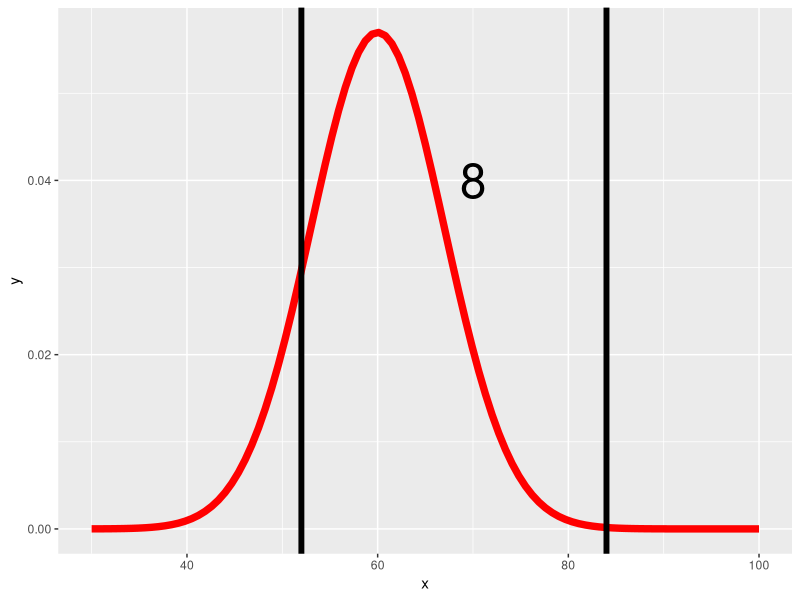
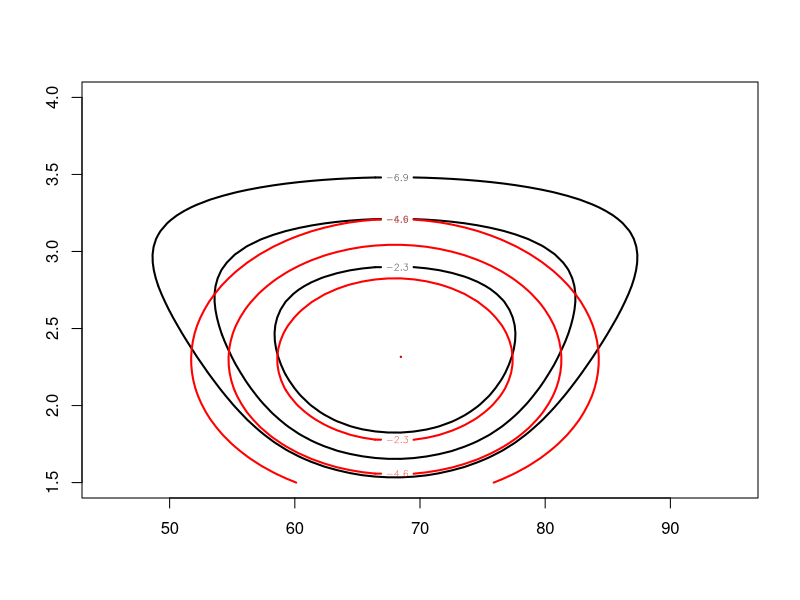
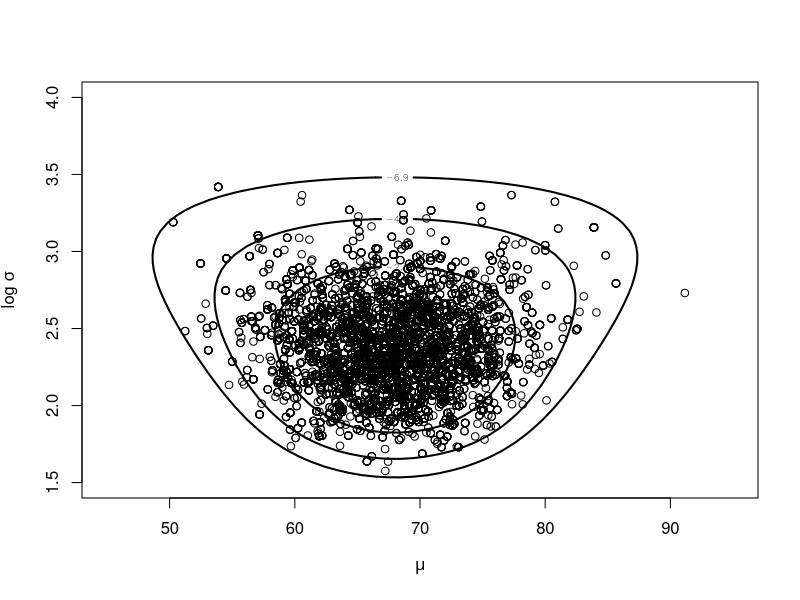
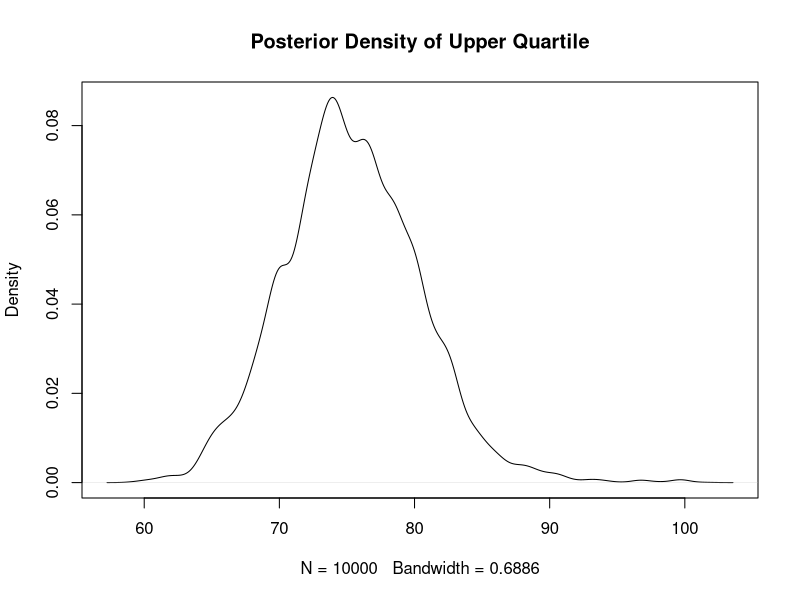

Recreate these plots in R, in order.
## ---- chunk 1
knitr::opts_chunk$set(echo = TRUE, 
                      message = FALSE, warnings = FALSE)
## ---- chunk 2
library(ggplot2)
ggplot(data.frame(x=c(30, 100)), aes(x)) +
    stat_function(fun=dnorm, geom="line",
                  color="red", size=2.5,
                  args=list(mean=60,
                            sd=7)) +
    geom_vline(xintercept = c(52, 84), size = 2) +
    annotate(geom="text", x=70, y = 0.04,  
             label="8", size = 12)
## ---- chunk 3
minmaxpost <- function(theta, data){
  mu <- theta[1]
  sigma <- exp(theta[2])
  dnorm(data$min, mu, sigma, log=TRUE) +
    dnorm(data$max, mu, sigma, log=TRUE) +
    (data$n - 2) * log(pnorm(data$max, mu, sigma) -
    pnorm(data$min, mu, sigma))
}
## ---- chunk 4
library(LearnBayes)
data <- list(n=10, min=52, max=84)
## ---- chunk 5
fit <- laplace(minmaxpost, c(70, 2), data)
fit$mode
fit$var
## ---- chunk 6
mycontour(minmaxpost, c(45, 95, 1.5, 4), data)
mycontour(lbinorm, c(45, 95, 1.5, 4),
          list(m=fit$mode, v=fit$var), 
          add=TRUE, col="red")
## ---- chunk 7
mcmc.fit <-  rwmetrop(minmaxpost, 
             list(var=fit$v, scale=3), 
             c(70, 2), 
             10000, 
             data)
## ---- chunk 8
head(mcmc.fit$par)
## ---- chunk 9
mcmc.fit$accept
## ---- chunk 10
mycontour(minmaxpost, c(45, 95, 1.5, 4), data,
          xlab=expression(mu), 
          ylab=expression(paste("log ",sigma)))
points(mcmc.fit$par)
## ---- chunk 11
mu <- mcmc.fit$par[, 1]
sigma <- exp(mcmc.fit$par[, 2])
P.75 <- mu + 0.674 * sigma
plot(density(P.75), 
     main="Posterior Density of Upper Quartile")
